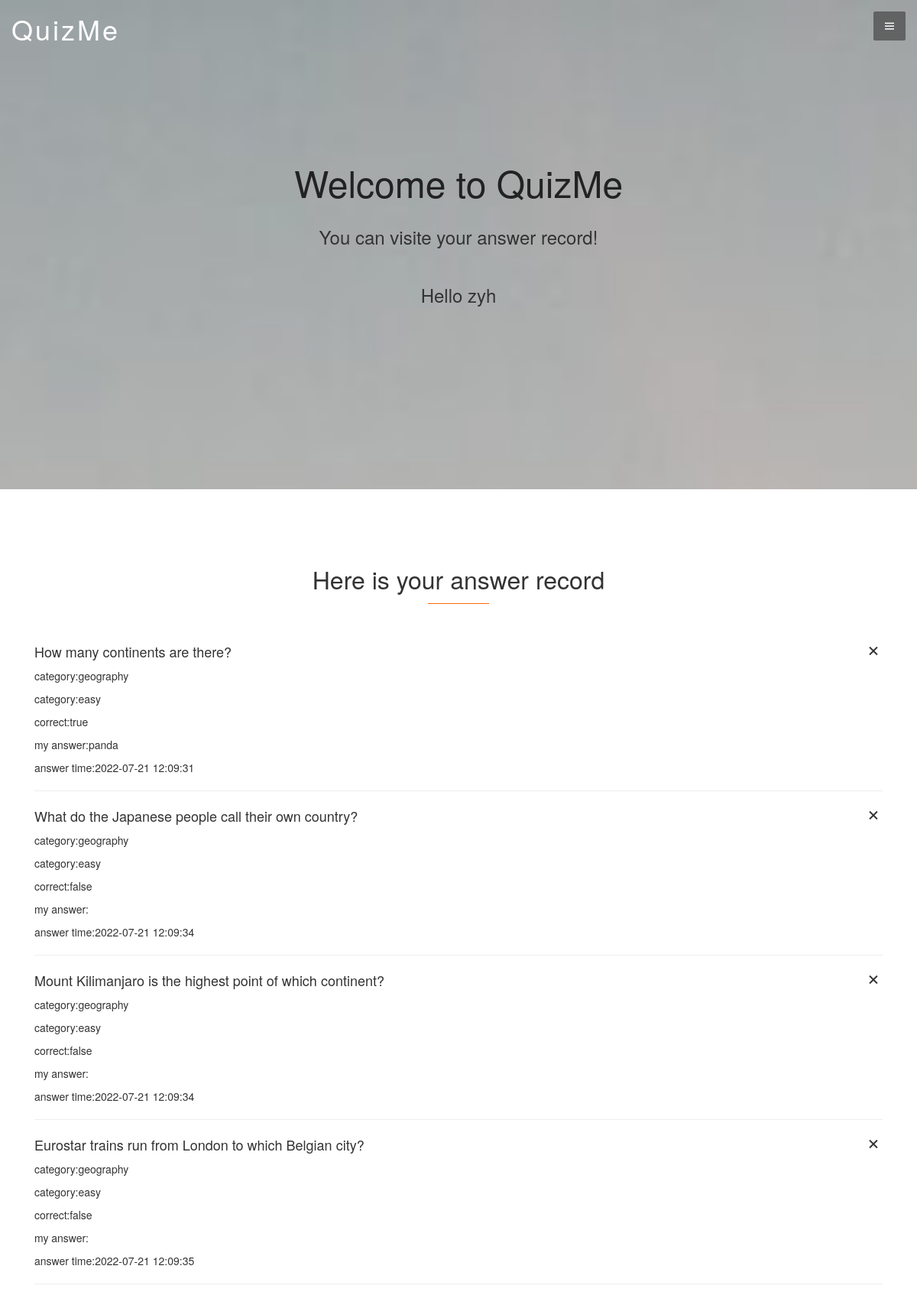
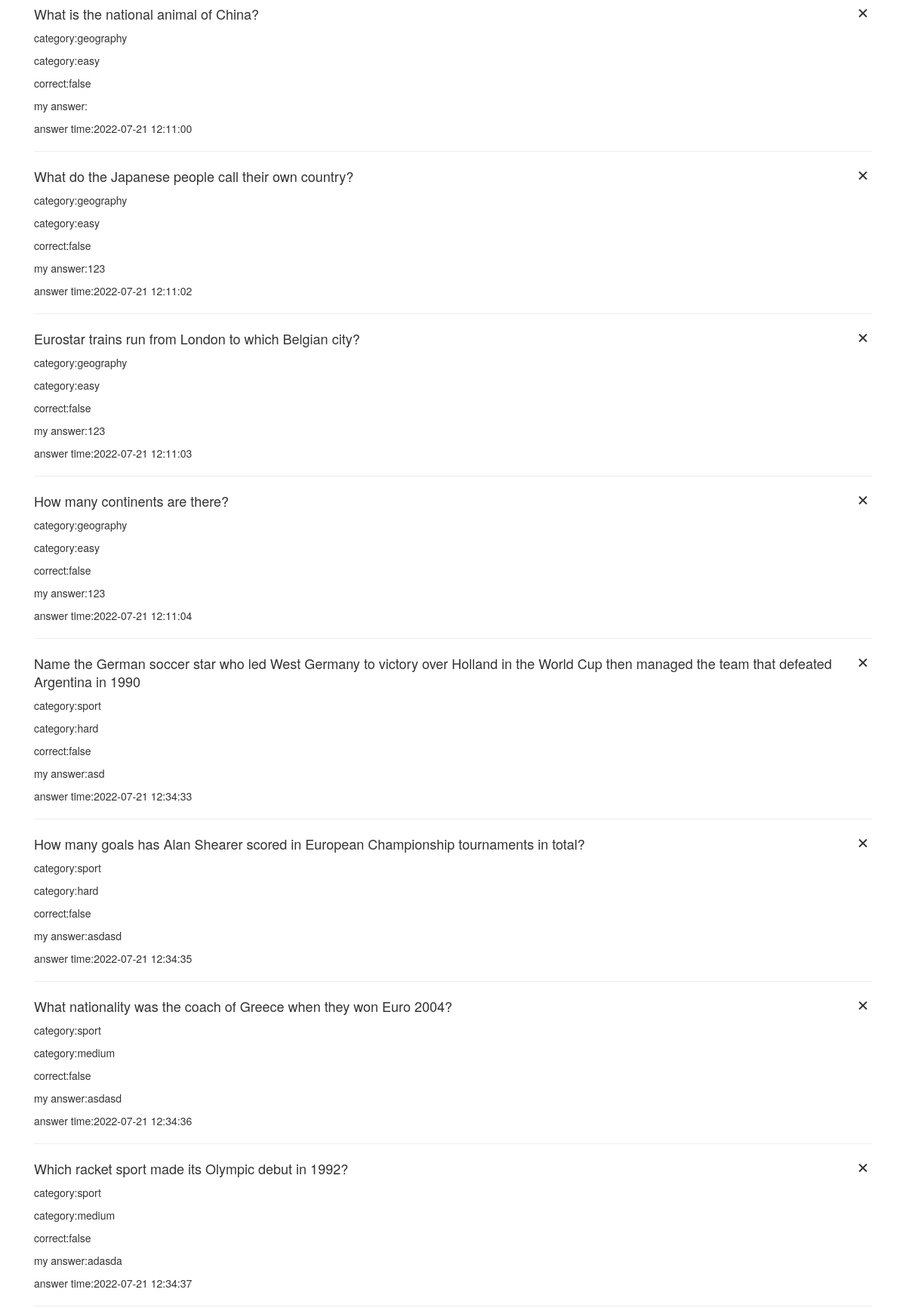
Page /getMyRecord.php (signed in, upper part) on the committed database (2 pictures, top to bottom).
### tables this page shows
CREATE TABLE `records`  (
  `rid` int NOT NULL AUTO_INCREMENT,
  `uid` int NULL DEFAULT NULL,
  `iscorrect` varchar(255) NULL DEFAULT NULL,
  `myanswer` varchar(255) NULL DEFAULT NULL,
  `time` datetime NULL DEFAULT NULL,
  `qid` int NULL DEFAULT NULL,
  PRIMARY KEY (`rid`) USING BTREE
);

CREATE TABLE `questions`  (
  `qid` int NOT NULL AUTO_INCREMENT,
  `category` varchar(255) NULL DEFAULT NULL,
  `level` varchar(255) NULL DEFAULT NULL,
  `question` varchar(255) NULL DEFAULT NULL,
  `answer` varchar(255) NULL DEFAULT NULL,
  PRIMARY KEY (`qid`) USING BTREE
);

### getMyRecord.php (the view, shortened to what this page needs)
<?php
if(isset($_SESSION["user"])){
?>
<!DOCTYPE html>
<html lang="en">
<head>
  <link href="assets/vendor/bootstrap/css/bootstrap.min.css" rel="stylesheet">
  <link href="assets/vendor/boxicons/css/boxicons.min.css" rel="stylesheet">
  <link href="assets/css/style.css" rel="stylesheet">
</head>
<body>
<link rel="stylesheet" type="text/css" href="css/bootstrap.min.css">
<?php
    $con = mysqli_connect("localhost","root","123456");
    mysqli_query($con, "set names utf8");
?>
  <header id="header">
    <div class="container-fluid">
      <div class="logo">
        <h1><a href="index.html">QuizMe</a></h1>
      </div>
      <button type="button" class="nav-toggle"><i class="bx bx-menu"></i></button>
    </div>
  </header>
  <section id="hero">
    <div class="hero-container">
      <h1>Welcome to QuizMe</h1>
      <h2>You can visite your answer record!</h2>
      <?php
      echo "<h2>Hello ".$_SESSION["user"]."</h2>"
      ?>
    </div>
  </section>
  <main id="main">
    <section class="faq">
      <div class="container">
        <div class="section-title">
          <h2>Here is your answer record</h2>
        </div>
        <ul class="faq-list">
        <?php
            $uid = $_SESSION["uid"];
            $sql = "select * FROM records, questions where records.qid = questions.qid and uid = '$uid' ";
            $sql_result = mysqli_query($con,$sql);
        $totalnum = mysqli_num_rows($sql_result);
        if ($totalnum >0) {
            while($rows = mysqli_fetch_array($sql_result)){
                echo "
                <li>
                  <a>".$rows["question"]."<i class=\"bx bx-down-arrow-alt icon-show\"></i><i class=\"bx bx-x icon-close\"></i></a>
                  <div>
                  <p>
                    <span style=\"padding-right:10px\">category:".$rows["category"]."</span>
                  </p>
                  <p>
                    <span style=\"padding-right:10px\">category:".$rows["level"]."</span>
                  </p>
                  <p>
                    <span style=\"padding-right:10px\">correct:".$rows["iscorrect"]."</span>
                  </p>
                  <p>
                    <span style=\"padding-right:10px\">my answer:".$rows["myanswer"]."</span>
                  </p>
                  <p>
                    <span style=\"padding-right:10px\">answer time:".$rows["time"]."</span>
                  </p>
                  </div>
                  </li>";
            }
        }else{
            echo "<h1>you haven't any record! You can visite QuziMe page!</h1>";
        }
        ?>
        </ul>
      </div>
    </section>
  </main>
</body>
</html>
<?php } else{
    ?>
    <h1><a herf="login.php">请登录</a></h1>
<?php
}?>

### assets/css/style.css (style rules this page uses)
body { font-family: "Open Sans", sans-serif; color: #444444; }
a { text-decoration: none; color: #fd680e; }
h1, h2, h3, h4, h5, h6, .font-primary { font-family: "Raleway", sans-serif; }
#header { height: 80px; padding: 20px 0; z-index: 10; position: relative; }
#header .logo h1 { font-size: 36px; margin: 0; padding: 0; line-height: 1; font-weight: 300; letter-spacing: 3px; }
#header .logo h1 a, #header .logo h1 a:hover { color: #fff; text-decoration: none; }
.nav-toggle { position: fixed; right: 15px; top: 15px; z-index: 9998; border: 0; background: rgba(34, 34, 34, 0.5); transition: all 0.4s; outline: none !important; line-height: 1; cursor: pointer; text-align: right; padding: 10px 12px; border-radius: 2px; }
.nav-toggle i { color: #fff; font-size: 18px; }
#hero { width: 100%; height: 80vh; background: url("../img/hero-bg.jpg") center center; background-size: cover; position: relative; margin-top: -80px; z-index: 9; }
#hero .hero-container { position: absolute; bottom: 0; top: 0; left: 0; right: 0; display: flex; justify-content: center; align-items: center; flex-direction: column; text-align: center; padding: 0 15px; }
#hero h1 { margin: 0 0 10px 0; font-size: 48px; font-weight: 400; line-height: 56px; line-height: 56px; color: #222; }
#hero h2 { color: #333; margin-bottom: 30px; font-size: 24px; }
@media (min-width: 1024px) { #hero { background-attachment: fixed; } }
section { padding: 80px 0; }
.section-title { text-align: center; padding-bottom: 30px; }
.section-title h2 { font-size: 32px; font-weight: 300; margin-bottom: 20px; padding-bottom: 15px; position: relative; }
.section-title h2::after { content: ''; position: absolute; display: block; width: 80px; height: 1px; background: #fd680e; bottom: 0; left: calc(50% - 40px); }
.faq { padding-bottom: 60px; }
.faq .faq-list { padding: 0; list-style: none; }
.faq .faq-list li { border-bottom: 1px solid #eee; margin-bottom: 20px; padding-bottom: 20px; }
.faq .faq-list a { display: block; position: relative; font-family: #fd680e; font-size: 18px; line-height: 24px; font-weight: 400; padding-right: 25px; cursor: pointer; }
.faq .faq-list i { font-size: 24px; position: absolute; right: 0; top: 0; }
.faq .faq-list p { margin-bottom: 0; padding: 10px 0 0 0; }

### rows in the picture
records: qid.question "How many continents are there?", qid.category "geography", qid.level "easy", iscorrect "true", myanswer "panda", time "2022-07-21 12:09:31"
records: qid.question "What do the Japanese people call their own country?", qid.category "geography", qid.level "easy", iscorrect "false", time "2022-07-21 12:09:34"
records: qid.question "Mount Kilimanjaro is the highest point of which continent?", qid.category "geography", qid.level "easy", iscorrect "false", time "2022-07-21 12:09:34"
records: qid.question "Eurostar trains run from London to which Belgian city?", qid.category "geography", qid.level "easy", iscorrect "false", time "2022-07-21 12:09:35"
records: qid.question "What is the national animal of China?", qid.category "geography", qid.level "easy", iscorrect "false", time "2022-07-21 12:11:00"
records: qid.question "What do the Japanese people call their own country?", qid.category "geography", qid.level "easy", iscorrect "false", myanswer "123", time "2022-07-21 12:11:02"
records: qid.question "Eurostar trains run from London to which Belgian city?", qid.category "geography", qid.level "easy", iscorrect "false", myanswer "123", time "2022-07-21 12:11:03"
records: qid.question "How many continents are there?", qid.category "geography", qid.level "easy", iscorrect "false", myanswer "123", time "2022-07-21 12:11:04"
records: qid.question "Name the German soccer star who led West Germany to victory over Holland in the World Cup then managed the team that defeated Argentina in 1990", qid.category "sport", qid.level "hard", iscorrect "false", myanswer "asd", time "2022-07-21 12:34:33"
records: qid.question "How many goals has Alan Shearer scored in European Championship tournaments in total?", qid.category "sport", qid.level "hard", iscorrect "false", myanswer "asdasd", time "2022-07-21 12:34:35"
records: qid.question "What nationality was the coach of Greece when they won Euro 2004?", qid.category "sport", qid.level "medium", iscorrect "false", myanswer "asdasd", time "2022-07-21 12:34:36"
records: qid.question "Which racket sport made its Olympic debut in 1992?", qid.category "sport", qid.level "medium", iscorrect "false", myanswer "adasda", time "2022-07-21 12:34:37"

### other values in the picture
$_SESSION["user"] "zyh"
